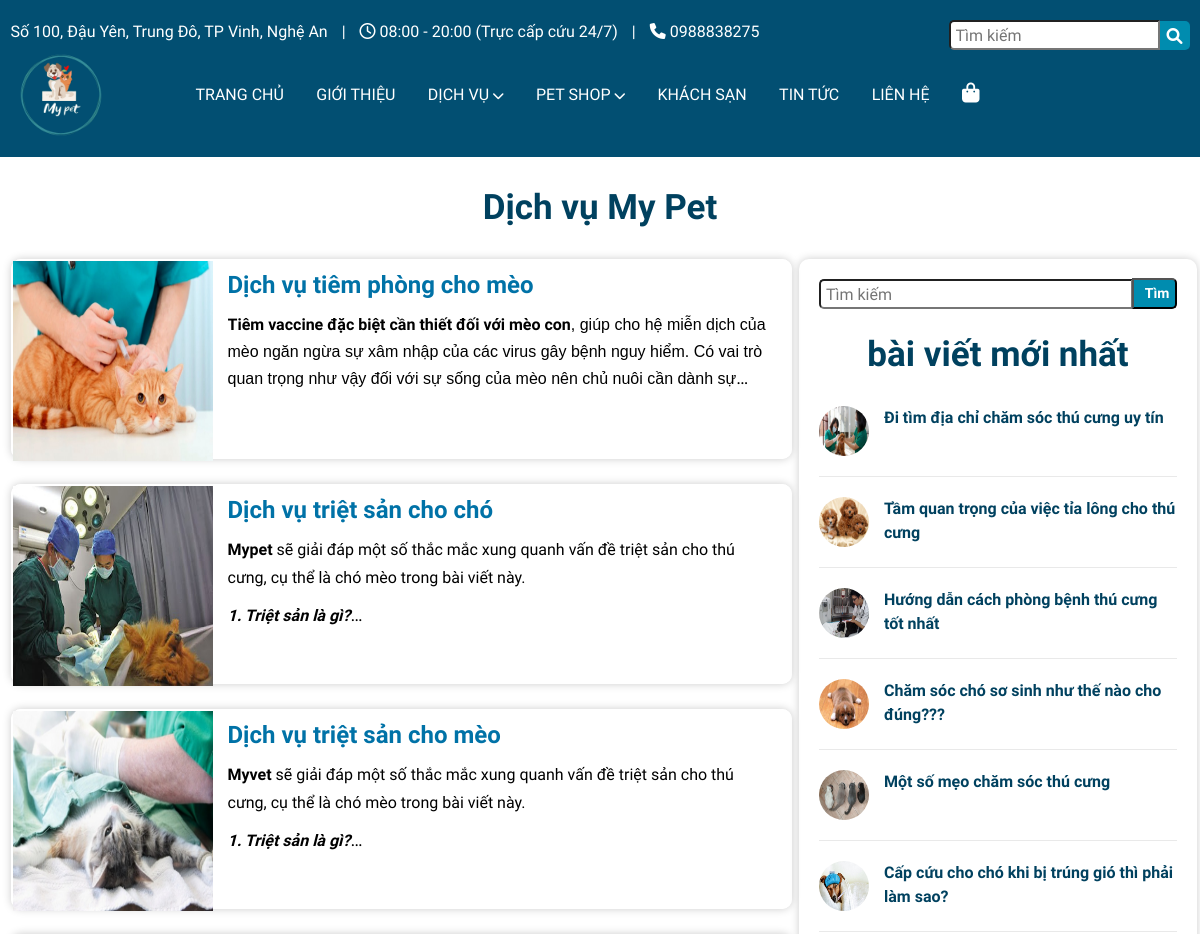
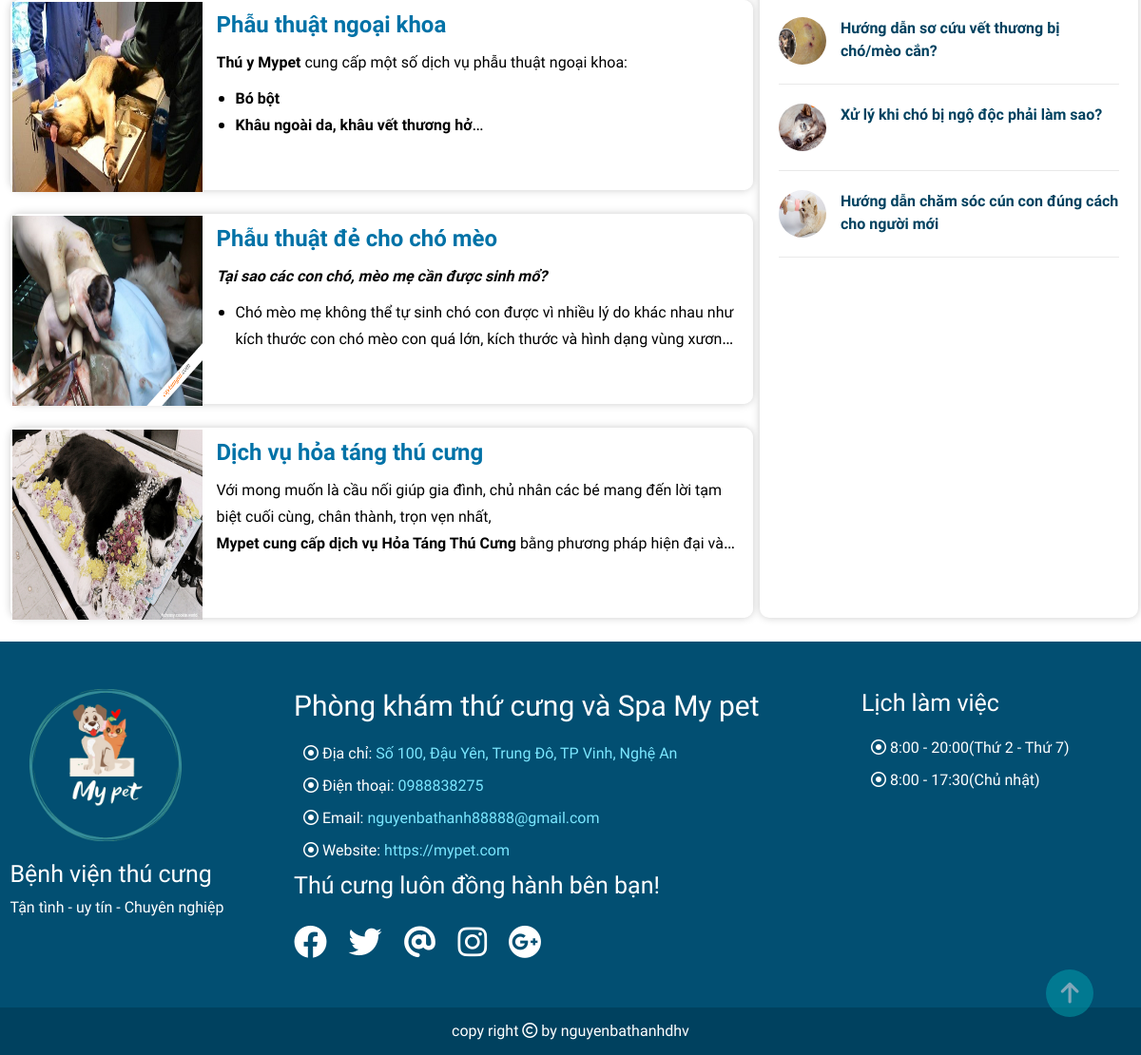
The app's page /service.php with its own data (2 pictures, top to bottom).
### tables this page shows
CREATE TABLE `sevice` (
  `id` int(11) NOT NULL,
  `title` varchar(255) NOT NULL,
  `image` varchar(255) NOT NULL,
  `content` longtext NOT NULL,
  `price` decimal(8,3) NOT NULL,
  `status_sevice` int(11) NOT NULL,
  `slug` varchar(255) NOT NULL
);

CREATE TABLE `news` (
  `id` int(11) NOT NULL,
  `title` varchar(255) NOT NULL,
  `content` longtext NOT NULL,
  `image` varchar(255) NOT NULL,
  `date` date NOT NULL,
  `status_news` int(11) NOT NULL,
  `slug` varchar(255) NOT NULL
);

### service.php (the view, shortened to what this page needs)
<?php
include './include/config.php';
if(!empty($where)){
    $sql_news = "SELECT * FROM news WHERE (".$where.") AND status_news = 1";
}else{
    $sql_news = "SELECT * FROM news WHERE status_news = 1";
}
$query_news = $conn->prepare($sql_news);
$query_news->execute();
$result_news = $query_news->fetchAll(PDO::FETCH_OBJ);
$sql = "SELECT * FROM sevice WHERE status_sevice = 1";
$query = $conn->prepare($sql);
$query->execute();
$result = $query->fetchAll(PDO::FETCH_OBJ);
?>
<!DOCTYPE html>
<html lang="en">
<head>
    <?php
    include "./include/link-css.php";
    ?>
</head>
<body>
    <?php
    include "./include/header.php";
    ?>
    <div class="main-service">
        <div class="container">
            <h1>Dịch vụ My Pet</h1>
            <div class="row">
                <div class="col-8">
                    <?php foreach ($result as $key => $value) { ?>
                        <div class="service">
                            <a href="service-chil.php?id=<?php echo $value->id ?>"><img src="<?php echo $value->image ?>" alt="image"></a>
                            <div class="service-title">
                                <a href="service-chil.php?id=<?php echo $value->id ?>">
                                    <h2 class="title"><?php echo $value->title ?></h2>
                                    <div class="desc"><?php echo $value->content ?></div>
                                </a>
                            </div>
                        </div>
                    <?php } ?>
                </div>
                <div class="col-4 right-service">
                    <form action="service.php?action=search" method="POST">
                        <div class="search search-service">
                            <input type="text" name="title" value="<?= !empty($title) ? $title : "" ?>" placeholder="Tìm kiếm">
                            <input class="icon" type="submit" value="Tìm" id="">
                        </div>
                    </form>
                    <h1>bài viết mới nhất</h1>
                    <div class="title-news-service">
                        <?php foreach ($result_news as $key => $value) { ?>
                            <div class="title-news-service-chil">
                                <div class="news-service-chil">
                                    <a href="news-chil.php?id=<?php echo $value->id ?>"><img src="<?php echo $value->image ?>" alt="image"></a>
                                    <a class="desc" href="news-chil.php?id=<?php echo $value->id ?>"><?php echo $value->title ?></a>
                                </div>
                                <div class="line"></div>
                            </div>
                        <?php } ?>
                    </div>
                </div>
            </div>
        </div>
    </div>
    <?php
    include "./include/footer.php";
    ?>
</body>
</html>

### css/style.css (style rules this page uses)
* { padding: 0; margin: 0; box-sizing: border-box; font-family: "Roboto Condensed", sans-serif; }
@media (min-width: 1200px) { .container { max-width: 1194px !important; } }
a, a:hover { text-decoration: none; transition: all 0.3s ease-in-out 0s; -moz-transition: all 0.3s ease-in-out 0s; -o-transition: all 0.3s ease-in-out 0s; -webkit-transition: all 0.3s ease-in-out 0s; -ms-transition: all 0.3s ease-in-out 0s; }
.search { display: flex; height: 25px; }
.search input { width: 211px; height: 30px; border-radius: 5px 0 0 5px; padding-left: 5px; color: #024f72; }
.search .icon { min-height: 28.5px; margin-top: 1px; background-color: rgb(0, 140, 175); border-radius: 0 5px 5px 0; cursor: pointer; }
.main-service h1 { color: #00415f; font-size: 35px; text-align: center; font-weight: bold; margin: 30px 0 30px 0; }
.service { display: flex; height: 200px; width: 100%; margin-bottom: 25px; border: 2px solid #fff; -moz-border-radius: 10px; -webkit-border-radius: 10px; -ms-border-radius: 10px; -o-border-radius: 10px; border-radius: 10px; -moz-box-shadow: 0px 0px 8px 0px #ccc; -webkit-box-shadow: 0px 0px 8px 0px #ccc; box-shadow: 0px 0px 8px 0px #ccc; }
.service img { width: 200px; height: 200px; position: relative; }
.service .service-title { padding: 0 15px; padding-top: 10px; }
.service .service-title .title { font-size: 24px; margin-bottom: 10px; color: #0072a7; font-weight: bold; }
.service-title .desc { color: #000000; font-size: 18px; display: -webkit-box; -webkit-line-clamp: 3; -webkit-box-orient: vertical; overflow: hidden; }
.service-title a { color: #000000; font-size: 18px; }
.right-service { padding: 20px; margin-bottom: 25px; -moz-border-radius: 10px; -webkit-border-radius: 10px; -ms-border-radius: 10px; -o-border-radius: 10px; border-radius: 10px; -moz-box-shadow: 0px 0px 8px 0px #ccc; -webkit-box-shadow: 0px 0px 8px 0px #ccc; box-shadow: 0px 0px 8px 0px #ccc; }
.search-service { display: flex; justify-content: end; }
.search-service input { width: 100%; height: 30px; font-size: 16px; }
.search-service .icon { height: 31px; margin-left: -1px; width: 50px; margin-top: -1px; font-size: 14px; font-weight: bold; color: white; text-align: center; }
.news-service-chil { display: flex; }
.title-news-service-chil img { width: 50px; height: 50px; border-radius: 50%; margin-right: 15px; }
.title-news-service-chil .desc { font-size: 16px; color: #00415f; margin: 0; padding: 0; font-weight: bold; display: -webkit-box; -webkit-line-clamp: 2; -webkit-box-orient: vertical; overflow: hidden; }
.title-news-service-chil .line { height: 1px; width: 100%; background: #e9e9e9; margin: 20px 0; }

### records on screen
sevice: image (picture), title "Dịch vụ tiêm phòng cho mèo", content "Tiêm vaccine đặc biệt cần thiết đối với mèo con , giúp cho hệ miễn dịch của mèo ngăn ngừa sự xâm nhập của các virus gây bệnh nguy hiểm. Có vai trò quan trọng như vậy đối với sự sống của mèo nên chủ nuôi cần dành…"
sevice: image (picture), title "Dịch vụ triệt sản cho chó", content "Mypet sẽ giải đáp một số thắc mắc xung quanh vấn đề triệt sản cho thú cưng, cụ thể là chó mèo trong bài viết này. 1. Triệt sản là gì?"
sevice: image (picture), title "Dịch vụ triệt sản cho mèo", content "Myvet sẽ giải đáp một số thắc mắc xung quanh vấn đề triệt sản cho thú cưng, cụ thể là chó mèo trong bài viết này. 1. Triệt sản là gì?"
sevice: image (picture), title "Phẫu thuật ngoại khoa", content "Thú y Mypet cung cấp một số dịch vụ phẫu thuật ngoại khoa: Bó bột Khâu ngoài da, khâu vết thương hở"
sevice: image (picture), title "Phẫu thuật đẻ cho chó mèo", content "Tại sao các con chó, mèo mẹ cần được sinh mổ? Chó mèo mẹ không thể tự sinh chó con được vì nhiều lý do khác nhau như kích thước con chó mèo con quá lớn, kích thước và hình dạng vùng…"
sevice: image (picture), title "Dịch vụ hỏa táng thú cưng", content "Với mong muốn là cầu nối giúp gia đình, chủ nhân các bé mang đến lời tạm biệt cuối cùng, chân thành, trọn vẹn nhất, Mypet cung cấp dịch vụ Hỏa Táng Thú Cưng bằng phương pháp hiện đại…"
news: image (picture), title "Đi tìm địa chỉ chăm sóc thú cưng uy tín"
news: image (picture), title "Tầm quan trọng của việc tỉa lông cho thú cưng"
news: image (picture), title "Hướng dẫn cách phòng bệnh thú cưng tốt nhất"
news: image (picture), title "Chăm sóc chó sơ sinh như thế nào cho đúng???"
news: image (picture), title "Một số mẹo chăm sóc thú cưng"
news: image (picture), title "Cấp cứu cho chó khi bị trúng gió thì phải làm sao?"
news: image (picture), title "Hướng dẫn sơ cứu vết thương bị chó/mèo cắn?"
news: image (picture), title "Xử lý khi chó bị ngộ độc phải làm sao?"
news: image (picture), title "Hướng dẫn chăm sóc cún con đúng cách cho người mới"
